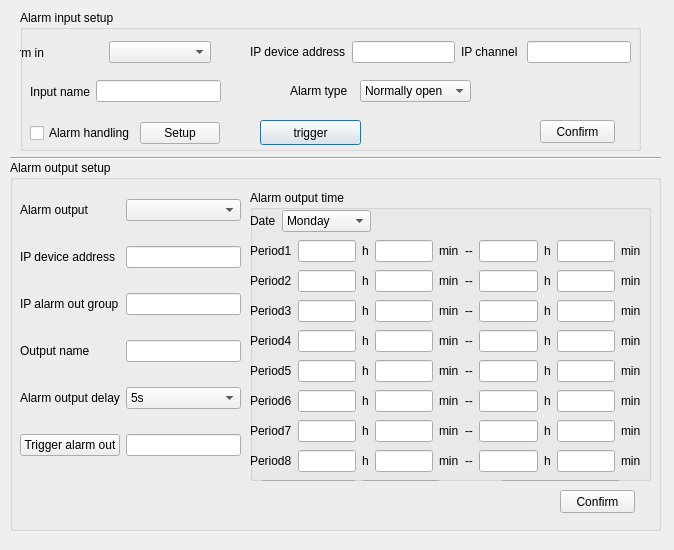
<?xml version="1.0" encoding="UTF-8"?>
<ui version="4.0">
 <class>CAlarmParamsDlg</class>
 <widget class="QDialog" name="CAlarmParamsDlg">
  <property name="geometry">
   <rect>
    <x>0</x>
    <y>0</y>
    <width>674</width>
    <height>550</height>
   </rect>
  </property>
  <property name="windowTitle">
   <string>Dialog</string>
  </property>
  <widget class="QGroupBox" name="groupBox">
   <property name="geometry">
    <rect>
     <x>20</x>
     <y>10</y>
     <width>621</width>
     <height>141</height>
    </rect>
   </property>
   <property name="title">
    <string>Alarm input setup</string>
   </property>
   <widget class="QPushButton" name="pushButtonPTZ">
    <property name="geometry">
     <rect>
      <x>240</x>
      <y>110</y>
      <width>101</width>
      <height>25</height>
     </rect>
    </property>
    <property name="text">
     <string>trigger</string>
    </property>
   </widget>
   <widget class="QPushButton" name="pushButtonAlarmInSave">
    <property name="geometry">
     <rect>
      <x>520</x>
      <y>110</y>
      <width>75</width>
      <height>23</height>
     </rect>
    </property>
    <property name="text">
     <string>Confirm</string>
    </property>
   </widget>
   <widget class="QWidget" name="layoutWidget1">
    <property name="geometry">
     <rect>
      <x>10</x>
      <y>70</y>
      <width>191</width>
      <height>23</height>
     </rect>
    </property>
    <layout class="QHBoxLayout" name="horizontalLayout_3">
     <item>
      <widget class="QLabel" name="label_4">
       <property name="text">
        <string>Input name</string>
       </property>
      </widget>
     </item>
     <item>
      <widget class="QLineEdit" name="lineEditAlarmInName"/>
     </item>
    </layout>
   </widget>
   <widget class="QWidget" name="layoutWidget2">
    <property name="geometry">
     <rect>
      <x>10</x>
      <y>110</y>
      <width>190</width>
      <height>27</height>
     </rect>
    </property>
    <layout class="QGridLayout" name="gridLayout_10">
     <item row="0" column="0">
      <widget class="QCheckBox" name="checkBoxAlarmInHandle">
       <property name="text">
        <string>Alarm handling</string>
       </property>
      </widget>
     </item>
     <item row="0" column="1">
      <widget class="QPushButton" name="pushButtonAlarmInHandle">
       <property name="text">
        <string>Setup</string>
       </property>
      </widget>
     </item>
    </layout>
   </widget>
   <widget class="QWidget" name="layoutWidget3">
    <property name="geometry">
     <rect>
      <x>270</x>
      <y>70</y>
      <width>181</width>
      <height>23</height>
     </rect>
    </property>
    <layout class="QGridLayout" name="gridLayout_11">
     <item row="0" column="0">
      <widget class="QLabel" name="label_5">
       <property name="text">
        <string>Alarm type</string>
       </property>
      </widget>
     </item>
     <item row="0" column="1">
      <widget class="QComboBox" name="comboBoxAlarmInType">
       <item>
        <property name="text">
         <string>Normally open</string>
        </property>
       </item>
       <item>
        <property name="text">
         <string>Normally close</string>
        </property>
       </item>
      </widget>
     </item>
    </layout>
   </widget>
   <widget class="QWidget" name="layoutWidget4">
    <property name="geometry">
     <rect>
      <x>-20</x>
      <y>31</y>
      <width>211</width>
      <height>23</height>
     </rect>
    </property>
    <layout class="QHBoxLayout" name="horizontalLayout_7">
     <item>
      <widget class="QLabel" name="label">
       <property name="text">
        <string>Alarm in</string>
       </property>
      </widget>
     </item>
     <item>
      <widget class="QComboBox" name="comboBoxAlarmIn"/>
     </item>
    </layout>
   </widget>
   <widget class="QWidget" name="layoutWidget5">
    <property name="geometry">
     <rect>
      <x>230</x>
      <y>30</y>
      <width>381</width>
      <height>25</height>
     </rect>
    </property>
    <layout class="QGridLayout" name="gridLayout_9">
     <item row="0" column="0">
      <layout class="QHBoxLayout" name="horizontalLayout_2">
       <item>
        <widget class="QLabel" name="label_2">
         <property name="text">
          <string>IP device address</string>
         </property>
        </widget>
       </item>
       <item>
        <widget class="QLineEdit" name="lineEditAlarmInIP"/>
       </item>
      </layout>
     </item>
     <item row="0" column="1">
      <layout class="QHBoxLayout" name="horizontalLayout">
       <item>
        <widget class="QLabel" name="label_3">
         <property name="text">
          <string>IP channel </string>
         </property>
        </widget>
       </item>
       <item>
        <widget class="QLineEdit" name="lineEditAlarmInChan"/>
       </item>
      </layout>
     </item>
    </layout>
   </widget>
  </widget>
  <widget class="QGroupBox" name="groupBox_2">
   <property name="geometry">
    <rect>
     <x>10</x>
     <y>160</y>
     <width>651</width>
     <height>371</height>
    </rect>
   </property>
   <property name="title">
    <string>Alarm output setup</string>
   </property>
   <widget class="QGroupBox" name="groupBox_3">
    <property name="geometry">
     <rect>
      <x>240</x>
      <y>30</y>
      <width>401</width>
      <height>291</height>
     </rect>
    </property>
    <property name="title">
     <string>Alarm output time</string>
    </property>
    <widget class="QWidget" name="layoutWidget6">
     <property name="geometry">
      <rect>
       <x>0</x>
       <y>80</y>
       <width>391</width>
       <height>23</height>
      </rect>
     </property>
     <layout class="QGridLayout" name="gridLayout_2">
      <item row="0" column="0">
       <widget class="QLabel" name="label_23">
        <property name="text">
         <string>Period2</string>
        </property>
       </widget>
      </item>
      <item row="0" column="2">
       <widget class="QLabel" name="label_19">
        <property name="text">
         <string>h</string>
        </property>
       </widget>
      </item>
      <item row="0" column="4">
       <widget class="QLabel" name="label_20">
        <property name="text">
         <string>min</string>
        </property>
       </widget>
      </item>
      <item row="0" column="5">
       <widget class="QLabel" name="label_21">
        <property name="text">
         <string>--</string>
        </property>
       </widget>
      </item>
      <item row="0" column="6">
       <widget class="QLineEdit" name="lineEditHour4"/>
      </item>
      <item row="0" column="7">
       <widget class="QLabel" name="label_22">
        <property name="text">
         <string>h</string>
        </property>
       </widget>
      </item>
      <item row="0" column="8">
       <widget class="QLineEdit" name="lineEditMinute4"/>
      </item>
      <item row="0" column="9">
       <widget class="QLabel" name="label_18">
        <property name="text">
         <string>min</string>
        </property>
       </widget>
      </item>
      <item row="0" column="1">
       <widget class="QLineEdit" name="lineEditHour3"/>
      </item>
      <item row="0" column="3">
       <widget class="QLineEdit" name="lineEditMinute3"/>
      </item>
     </layout>
    </widget>
    <widget class="QWidget" name="layoutWidget7">
     <property name="geometry">
      <rect>
       <x>0</x>
       <y>260</y>
       <width>391</width>
       <height>23</height>
      </rect>
     </property>
     <layout class="QGridLayout" name="gridLayout_7">
      <item row="0" column="0">
       <widget class="QLabel" name="label_60">
        <property name="text">
         <string>Period8</string>
        </property>
       </widget>
      </item>
      <item row="0" column="1">
       <widget class="QLineEdit" name="lineEditHour15"/>
      </item>
      <item row="0" column="2">
       <widget class="QLabel" name="label_55">
        <property name="text">
         <string>h</string>
        </property>
       </widget>
      </item>
      <item row="0" column="3">
       <widget class="QLineEdit" name="lineEditMinute15"/>
      </item>
      <item row="0" column="4">
       <widget class="QLabel" name="label_57">
        <property name="text">
         <string>min</string>
        </property>
       </widget>
      </item>
      <item row="0" column="5">
       <widget class="QLabel" name="label_59">
        <property name="text">
         <string>--</string>
        </property>
       </widget>
      </item>
      <item row="0" column="6">
       <widget class="QLineEdit" name="lineEditHour16"/>
      </item>
      <item row="0" column="7">
       <widget class="QLabel" name="label_56">
        <property name="text">
         <string>h</string>
        </property>
       </widget>
      </item>
      <item row="0" column="8">
       <widget class="QLineEdit" name="lineEditMinute16"/>
      </item>
      <item row="0" column="9">
       <widget class="QLabel" name="label_58">
        <property name="text">
         <string>min</string>
        </property>
       </widget>
      </item>
     </layout>
    </widget>
    <widget class="QWidget" name="layoutWidget8">
     <property name="geometry">
      <rect>
       <x>0</x>
       <y>200</y>
       <width>391</width>
       <height>23</height>
      </rect>
     </property>
     <layout class="QGridLayout" name="gridLayout_5">
      <item row="0" column="0">
       <widget class="QLabel" name="label_28">
        <property name="text">
         <string>Period6</string>
        </property>
       </widget>
      </item>
      <item row="0" column="1">
       <widget class="QLineEdit" name="lineEditHour11"/>
      </item>
      <item row="0" column="2">
       <widget class="QLabel" name="label_44">
        <property name="text">
         <string>h</string>
        </property>
       </widget>
      </item>
      <item row="0" column="3">
       <widget class="QLineEdit" name="lineEditMinute11"/>
      </item>
      <item row="0" column="4">
       <widget class="QLabel" name="label_46">
        <property name="text">
         <string>min</string>
        </property>
       </widget>
      </item>
      <item row="0" column="5">
       <widget class="QLabel" name="label_49">
        <property name="text">
         <string>--</string>
        </property>
       </widget>
      </item>
      <item row="0" column="6">
       <widget class="QLineEdit" name="lineEditHour12"/>
      </item>
      <item row="0" column="7">
       <widget class="QLabel" name="label_45">
        <property name="text">
         <string>h</string>
        </property>
       </widget>
      </item>
      <item row="0" column="8">
       <widget class="QLineEdit" name="lineEditMinute12"/>
      </item>
      <item row="0" column="9">
       <widget class="QLabel" name="label_47">
        <property name="text">
         <string>min</string>
        </property>
       </widget>
      </item>
     </layout>
    </widget>
    <widget class="QWidget" name="layoutWidget9">
     <property name="geometry">
      <rect>
       <x>0</x>
       <y>110</y>
       <width>391</width>
       <height>23</height>
      </rect>
     </property>
     <layout class="QGridLayout" name="gridLayout_8">
      <item row="0" column="0">
       <widget class="QLabel" name="label_24">
        <property name="text">
         <string>Period3</string>
        </property>
       </widget>
      </item>
      <item row="0" column="1">
       <widget class="QLineEdit" name="lineEditHour5"/>
      </item>
      <item row="0" column="2">
       <widget class="QLabel" name="label_40">
        <property name="text">
         <string>h</string>
        </property>
       </widget>
      </item>
      <item row="0" column="3">
       <widget class="QLineEdit" name="lineEditMinute5"/>
      </item>
      <item row="0" column="4">
       <widget class="QLabel" name="label_42">
        <property name="text">
         <string>min</string>
        </property>
       </widget>
      </item>
      <item row="0" column="5">
       <widget class="QLabel" name="label_39">
        <property name="text">
         <string>--</string>
        </property>
       </widget>
      </item>
      <item row="0" column="6">
       <widget class="QLineEdit" name="lineEditHour6"/>
      </item>
      <item row="0" column="7">
       <widget class="QLabel" name="label_41">
        <property name="text">
         <string>h</string>
        </property>
       </widget>
      </item>
      <item row="0" column="8">
       <widget class="QLineEdit" name="lineEditMinute6"/>
      </item>
      <item row="0" column="9">
       <widget class="QLabel" name="label_43">
        <property name="text">
         <string>min</string>
        </property>
       </widget>
      </item>
     </layout>
    </widget>
    <widget class="QWidget" name="layoutWidget10">
     <property name="geometry">
      <rect>
       <x>0</x>
       <y>50</y>
       <width>391</width>
       <height>23</height>
      </rect>
     </property>
     <layout class="QGridLayout" name="gridLayout">
      <item row="0" column="0">
       <widget class="QLabel" name="label_12">
        <property name="text">
         <string>Period1</string>
        </property>
       </widget>
      </item>
      <item row="0" column="1">
       <widget class="QLineEdit" name="lineEditHour1"/>
      </item>
      <item row="0" column="2">
       <widget class="QLabel" name="label_35">
        <property name="text">
         <string>h</string>
        </property>
       </widget>
      </item>
      <item row="0" column="3">
       <widget class="QLineEdit" name="lineEditMinute1"/>
      </item>
      <item row="0" column="4">
       <widget class="QLabel" name="label_37">
        <property name="text">
         <string>min</string>
        </property>
       </widget>
      </item>
      <item row="0" column="5">
       <widget class="QLabel" name="label_34">
        <property name="text">
         <string>--</string>
        </property>
       </widget>
      </item>
      <item row="0" column="6">
       <widget class="QLineEdit" name="lineEditHour2"/>
      </item>
      <item row="0" column="8">
       <widget class="QLineEdit" name="lineEditMinute2"/>
      </item>
      <item row="0" column="9">
       <widget class="QLabel" name="label_38">
        <property name="text">
         <string>min</string>
        </property>
       </widget>
      </item>
      <item row="0" column="7">
       <widget class="QLabel" name="label_36">
        <property name="text">
         <string>h</string>
        </property>
       </widget>
      </item>
     </layout>
    </widget>
    <widget class="QWidget" name="layoutWidget11">
     <property name="geometry">
      <rect>
       <x>0</x>
       <y>140</y>
       <width>391</width>
       <height>23</height>
      </rect>
     </property>
     <layout class="QGridLayout" name="gridLayout_3">
      <item row="0" column="0">
       <widget class="QLabel" name="label_27">
        <property name="text">
         <string>Period4</string>
        </property>
       </widget>
      </item>
      <item row="0" column="1">
       <widget class="QLineEdit" name="lineEditHour7"/>
      </item>
      <item row="0" column="2">
       <widget class="QLabel" name="label_30">
        <property name="text">
         <string>h</string>
        </property>
       </widget>
      </item>
      <item row="0" column="3">
       <widget class="QLineEdit" name="lineEditMinute7"/>
      </item>
      <item row="0" column="4">
       <widget class="QLabel" name="label_31">
        <property name="text">
         <string>min</string>
        </property>
       </widget>
      </item>
      <item row="0" column="6">
       <widget class="QLineEdit" name="lineEditHour8"/>
      </item>
      <item row="0" column="7">
       <widget class="QLabel" name="label_33">
        <property name="text">
         <string>h</string>
        </property>
       </widget>
      </item>
      <item row="0" column="8">
       <widget class="QLineEdit" name="lineEditMinute8"/>
      </item>
      <item row="0" column="9">
       <widget class="QLabel" name="label_29">
        <property name="text">
         <string>min</string>
        </property>
       </widget>
      </item>
      <item row="0" column="5">
       <widget class="QLabel" name="label_32">
        <property name="text">
         <string>--</string>
        </property>
       </widget>
      </item>
     </layout>
    </widget>
    <widget class="QWidget" name="layoutWidget12">
     <property name="geometry">
      <rect>
       <x>0</x>
       <y>170</y>
       <width>391</width>
       <height>23</height>
      </rect>
     </property>
     <layout class="QGridLayout" name="gridLayout_4">
      <item row="0" column="0">
       <widget class="QLabel" name="label_25">
        <property name="text">
         <string>Period5</string>
        </property>
       </widget>
      </item>
      <item row="0" column="1">
       <widget class="QLineEdit" name="lineEditHour9"/>
      </item>
      <item row="0" column="2">
       <widget class="QLabel" name="label_51">
        <property name="text">
         <string>h</string>
        </property>
       </widget>
      </item>
      <item row="0" column="3">
       <widget class="QLineEdit" name="lineEditMinute9"/>
      </item>
      <item row="0" column="4">
       <widget class="QLabel" name="label_53">
        <property name="text">
         <string>min</string>
        </property>
       </widget>
      </item>
      <item row="0" column="5">
       <widget class="QLabel" name="label_50">
        <property name="text">
         <string>--</string>
        </property>
       </widget>
      </item>
      <item row="0" column="6">
       <widget class="QLineEdit" name="lineEditHour10"/>
      </item>
      <item row="0" column="7">
       <widget class="QLabel" name="label_52">
        <property name="text">
         <string>h</string>
        </property>
       </widget>
      </item>
      <item row="0" column="8">
       <widget class="QLineEdit" name="lineEditMinute10"/>
      </item>
      <item row="0" column="9">
       <widget class="QLabel" name="label_54">
        <property name="text">
         <string>min</string>
        </property>
       </widget>
      </item>
     </layout>
    </widget>
    <widget class="QWidget" name="layoutWidget13">
     <property name="geometry">
      <rect>
       <x>0</x>
       <y>230</y>
       <width>391</width>
       <height>23</height>
      </rect>
     </property>
     <layout class="QGridLayout" name="gridLayout_6">
      <item row="0" column="0">
       <widget class="QLabel" name="label_26">
        <property name="text">
         <string>Period7</string>
        </property>
       </widget>
      </item>
      <item row="0" column="2">
       <widget class="QLabel" name="label_63">
        <property name="text">
         <string>h</string>
        </property>
       </widget>
      </item>
      <item row="0" column="3">
       <widget class="QLineEdit" name="lineEditMinute13"/>
      </item>
      <item row="0" column="4">
       <widget class="QLabel" name="label_65">
        <property name="text">
         <string>min</string>
        </property>
       </widget>
      </item>
      <item row="0" column="5">
       <widget class="QLabel" name="label_62">
        <property name="text">
         <string>--</string>
        </property>
       </widget>
      </item>
      <item row="0" column="6">
       <widget class="QLineEdit" name="lineEditHour14"/>
      </item>
      <item row="0" column="7">
       <widget class="QLabel" name="label_64">
        <property name="text">
         <string>h</string>
        </property>
       </widget>
      </item>
      <item row="0" column="8">
       <widget class="QLineEdit" name="lineEditMinute14"/>
      </item>
      <item row="0" column="9">
       <widget class="QLabel" name="label_66">
        <property name="text">
         <string>min</string>
        </property>
       </widget>
      </item>
      <item row="0" column="1">
       <widget class="QLineEdit" name="lineEditHour13"/>
      </item>
     </layout>
    </widget>
    <widget class="QPushButton" name="pushButtonConfirmDate">
     <property name="geometry">
      <rect>
       <x>250</x>
       <y>290</y>
       <width>121</width>
       <height>23</height>
      </rect>
     </property>
     <property name="text">
      <string>Confirm</string>
     </property>
    </widget>
    <widget class="QWidget" name="layoutWidget14">
     <property name="geometry">
      <rect>
       <x>0</x>
       <y>20</y>
       <width>121</width>
       <height>23</height>
      </rect>
     </property>
     <layout class="QGridLayout" name="gridLayout_12">
      <item row="0" column="0">
       <widget class="QLabel" name="label_11">
        <property name="text">
         <string>Date</string>
        </property>
       </widget>
      </item>
      <item row="0" column="1">
       <widget class="QComboBox" name="comboBoxAlarmDate">
        <item>
         <property name="text">
          <string>Monday</string>
         </property>
        </item>
        <item>
         <property name="text">
          <string>Tuesday</string>
         </property>
        </item>
        <item>
         <property name="text">
          <string>Wednesday</string>
         </property>
        </item>
        <item>
         <property name="text">
          <string>Thursday</string>
         </property>
        </item>
        <item>
         <property name="text">
          <string>Friday</string>
         </property>
        </item>
        <item>
         <property name="text">
          <string>Saturday</string>
         </property>
        </item>
        <item>
         <property name="text">
          <string>Sunday</string>
         </property>
        </item>
       </widget>
      </item>
     </layout>
    </widget>
    <widget class="QSplitter" name="splitter">
     <property name="geometry">
      <rect>
       <x>10</x>
       <y>290</y>
       <width>181</width>
       <height>25</height>
      </rect>
     </property>
     <property name="orientation">
      <enum>Qt::Horizontal</enum>
     </property>
     <widget class="QComboBox" name="comboBoxAlarmDate_2">
      <item>
       <property name="text">
        <string>Whole week</string>
       </property>
      </item>
      <item>
       <property name="text">
        <string>Monday</string>
       </property>
      </item>
      <item>
       <property name="text">
        <string>Tuesday</string>
       </property>
      </item>
      <item>
       <property name="text">
        <string>Wednesday</string>
       </property>
      </item>
      <item>
       <property name="text">
        <string>Thursday</string>
       </property>
      </item>
      <item>
       <property name="text">
        <string>Friday</string>
       </property>
      </item>
      <item>
       <property name="text">
        <string>Saturday</string>
       </property>
      </item>
      <item>
       <property name="text">
        <string>Sunday</string>
       </property>
      </item>
     </widget>
     <widget class="QPushButton" name="pushButtonCopyDate">
      <property name="text">
       <string>Copy</string>
      </property>
     </widget>
    </widget>
   </widget>
   <widget class="QPushButton" name="pushButtonAlarmOutSave">
    <property name="geometry">
     <rect>
      <x>550</x>
      <y>330</y>
      <width>75</width>
      <height>23</height>
     </rect>
    </property>
    <property name="text">
     <string>Confirm</string>
    </property>
   </widget>
   <widget class="QWidget" name="layoutWidget15">
    <property name="geometry">
     <rect>
      <x>10</x>
      <y>20</y>
      <width>221</width>
      <height>301</height>
     </rect>
    </property>
    <layout class="QGridLayout" name="gridLayout_13">
     <item row="0" column="0">
      <widget class="QLabel" name="label_6">
       <property name="text">
        <string>Alarm output</string>
       </property>
      </widget>
     </item>
     <item row="0" column="1">
      <widget class="QComboBox" name="comboBoxAlarmOut"/>
     </item>
     <item row="1" column="0">
      <widget class="QLabel" name="label_7">
       <property name="text">
        <string>IP device address</string>
       </property>
      </widget>
     </item>
     <item row="1" column="1">
      <widget class="QLineEdit" name="lineEditAlarmOutIp"/>
     </item>
     <item row="2" column="0">
      <widget class="QLabel" name="label_8">
       <property name="text">
        <string>IP alarm out group</string>
       </property>
      </widget>
     </item>
     <item row="2" column="1">
      <widget class="QLineEdit" name="lineEditAlarmOutChan"/>
     </item>
     <item row="3" column="0">
      <widget class="QLabel" name="label_10">
       <property name="text">
        <string>Output name</string>
       </property>
      </widget>
     </item>
     <item row="3" column="1">
      <widget class="QLineEdit" name="lineEditAlarmOutName">
       <property name="text">
        <string/>
       </property>
      </widget>
     </item>
     <item row="4" column="0">
      <widget class="QLabel" name="label_9">
       <property name="text">
        <string>Alarm output delay</string>
       </property>
      </widget>
     </item>
     <item row="4" column="1">
      <widget class="QComboBox" name="comboBoxAlarmOutDelay">
       <item>
        <property name="text">
         <string>5s</string>
        </property>
       </item>
       <item>
        <property name="text">
         <string>10s</string>
        </property>
       </item>
       <item>
        <property name="text">
         <string>30s</string>
        </property>
       </item>
       <item>
        <property name="text">
         <string>1min</string>
        </property>
       </item>
       <item>
        <property name="text">
         <string>2min</string>
        </property>
       </item>
       <item>
        <property name="text">
         <string>5min</string>
        </property>
       </item>
       <item>
        <property name="text">
         <string>10min</string>
        </property>
       </item>
       <item>
        <property name="text">
         <string>Manual</string>
        </property>
       </item>
      </widget>
     </item>
     <item row="5" column="0">
      <widget class="QPushButton" name="pushButtonInvokeAlarmOut">
       <property name="text">
        <string>Trigger alarm out</string>
       </property>
      </widget>
     </item>
     <item row="5" column="1">
      <widget class="QLineEdit" name="lineEditAlarmOutState"/>
     </item>
    </layout>
   </widget>
  </widget>
  <widget class="Line" name="line">
   <property name="geometry">
    <rect>
     <x>10</x>
     <y>150</y>
     <width>651</width>
     <height>16</height>
    </rect>
   </property>
   <property name="orientation">
    <enum>Qt::Horizontal</enum>
   </property>
  </widget>
 </widget>
 <resources/>
 <connections/>
</ui>
